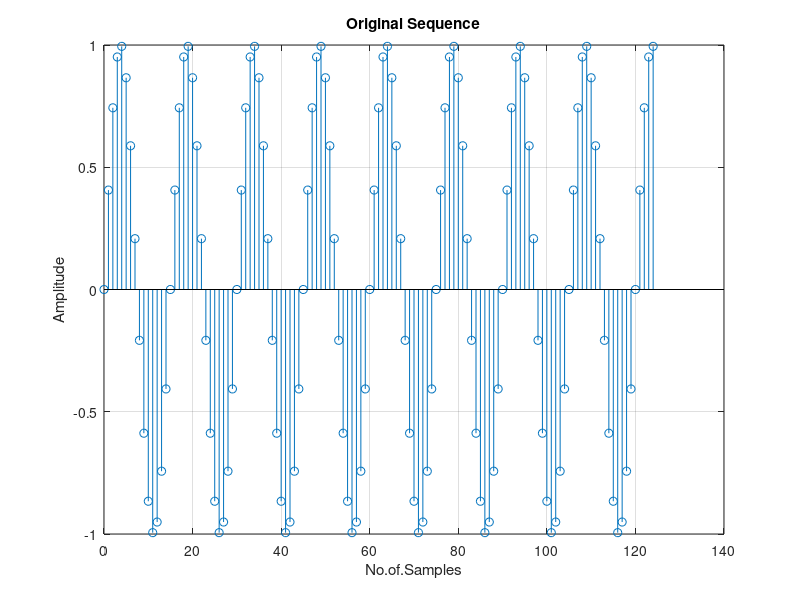
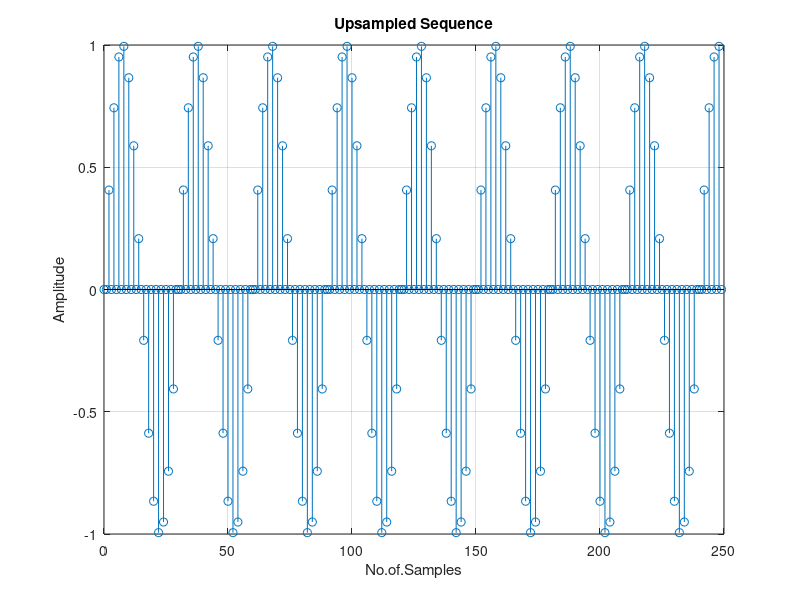
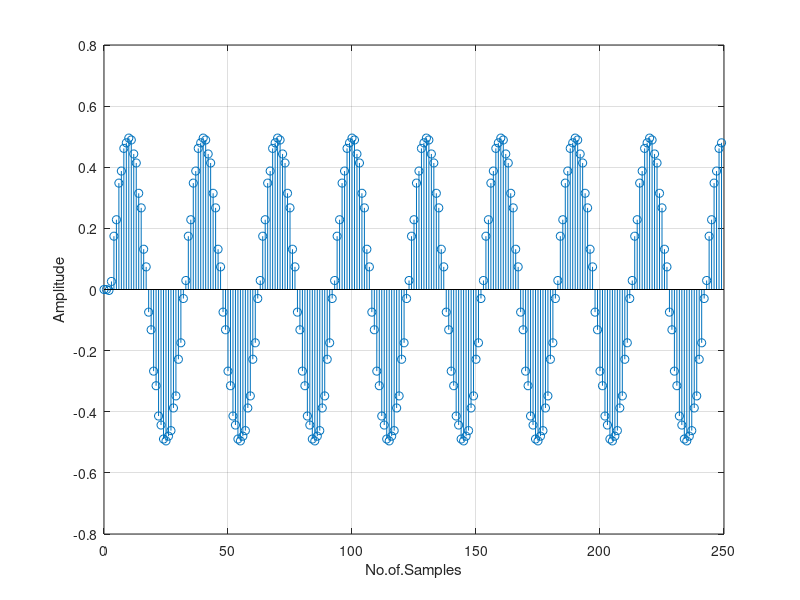

MATLAB code for these plots, in order:
clc;
clear;
close all;

N = 125;
n = 0:1:N-1;
x = sin(2*pi*n/15);
L = 2;

figure(1)
stem(n,x);
grid on;
xlabel('No.of.Samples');
ylabel('Amplitude');
title('Original Sequence');

x1 = [zeros(1,L*N)];
n1 = 1:1:L*N;
j = 1:L:L*N;
x1(j) = x;

figure(2)
stem(n1-1,x1);
grid on;
xlabel('No.of.Samples');
ylabel('Amplitude');
title('Upsampled Sequence');

a = 1;
b = fir1(5,0.5,'Low');
y = filter(b,a,x1);
figure(3)
stem(n1-1,y);
grid on;
xlabel('No.of.Samples');
ylabel('Amplitude');